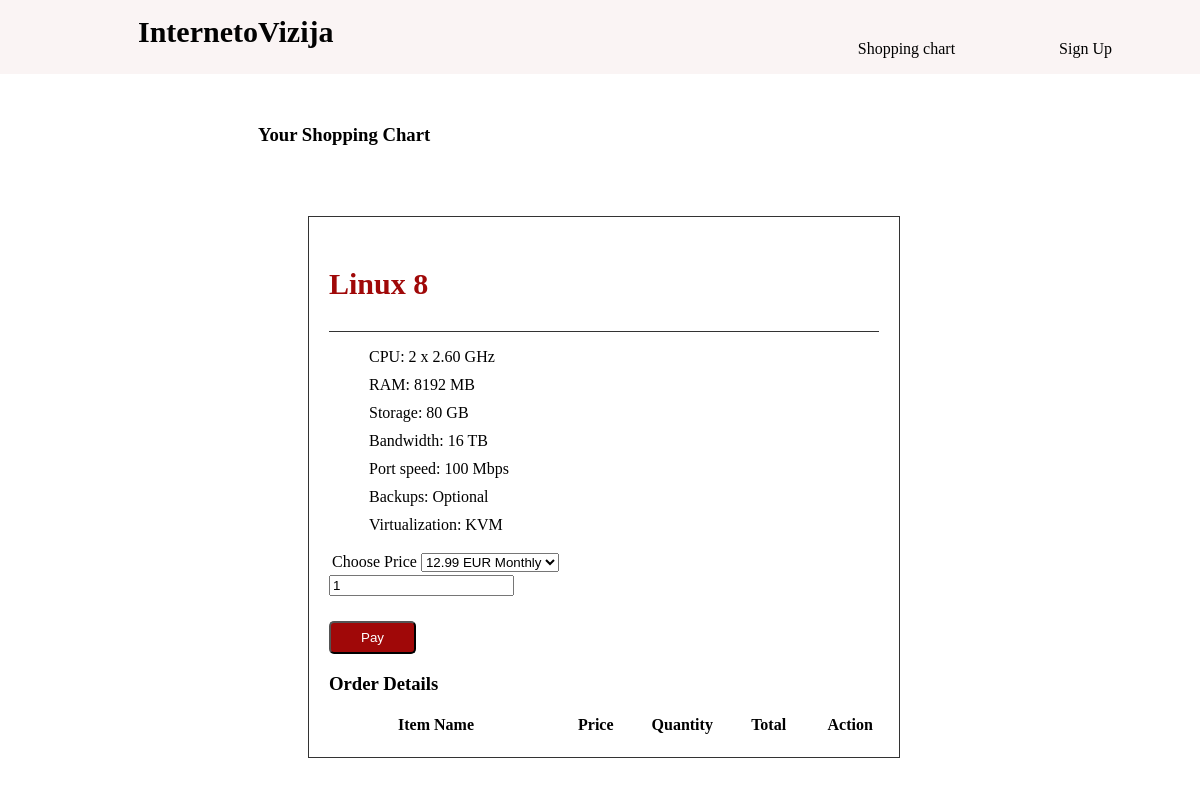
/buychart.php?pid=3, run on the app's committed database.
### tables this page shows
CREATE TABLE `product` (
  `id` int(25) NOT NULL,
  `categoryid` int(25) NOT NULL,
  `productname` varchar(255) NOT NULL,
  `fromproductprice` varchar(255) NOT NULL,
  `productdesceiption` text NOT NULL,
  `productprice` varchar(255) NOT NULL,
  `productprice1` varchar(255) NOT NULL,
  `productprice2` varchar(255) NOT NULL,
  `productprice3` varchar(255) NOT NULL,
  `productprice4` varchar(255) NOT NULL,
  `productdesceiption1` varchar(255) NOT NULL,
  `productdesceiption2` varchar(255) NOT NULL,
  `productdesceiption3` varchar(255) NOT NULL,
  `productdesceiption4` text NOT NULL,
  `productdesceiption5` varchar(255) NOT NULL,
  `productdesceiption6` varchar(255) NOT NULL,
  `productdesceiption7` varchar(255) NOT NULL,
  `addons` varchar(255) NOT NULL,
  `addons1` varchar(255) NOT NULL,
  `addons2` varchar(255) NOT NULL,
  `addons3` varchar(255) NOT NULL,
  `addons4` varchar(255) NOT NULL,
  `addons5` varchar(255) NOT NULL,
  `addons6` varchar(255) NOT NULL,
  `addons7` varchar(255) NOT NULL,
  `addprice` varchar(255) NOT NULL,
  `addprice1` varchar(255) NOT NULL,
  `addprice2` varchar(255) NOT NULL,
  `addprice3` varchar(255) NOT NULL,
  `addprice4` varchar(255) NOT NULL,
  `addprice5` varchar(255) NOT NULL
);

### buychart.php (the view, shortened to what this page needs)
<?php
include('common/conection.php');
?>
<!DOCTYPE html>
<html lang="en">
<head>
    <link rel="stylesheet" href="linux.css">
</head>
<body>
<?php include ('common/header.php') ?>
<div class="shopchart" >
<h3>Your Shopping Chart</h3>
</div>
    <?php
$id = $_GET['pid'];
$query = "select * from product where id=$id ";
$result = mysqli_query($connection , $query);
if(mysqli_num_rows($result) > 0){
    while($row = mysqli_fetch_array($result)){
?>
<form action="buychart.php?action=add&pid=<?php echo $row["id"]; ?>" method="post">
<div class="card">
    <div class="card-title">
    <h3><?php echo $row['productname'] ?></h3>
</div>
<div class="card-body">
<div class="aprasymas1">
    <ul>
<li><?php echo $row['productdesceiption'] ?></li>
<li><?php echo $row['productdesceiption1'] ?></li>
<li><?php echo $row['productdesceiption2'] ?></li>
<li><?php echo $row['productdesceiption3'] ?></li>
<li><?php echo $row['productdesceiption4'] ?></li>
<li><?php echo $row['productdesceiption5'] ?></li>
<li><?php echo $row['productdesceiption6'] ?></li>
</ul>
</div>
<table>
    <tr>
        <td>Choose Price</td>
<td>
        <select>
      <option><?php echo $row['productprice'] ?></option>
    </select>
    </td>
    </tr>
</table>
<input type="text" name="quantity" class="form-control" value="1"/>
<div class="continue" >
<input type="submit" name="add" class="in" value="Pay"/>
</div>
    </div>
</form>
        <?php
    }
}
?>
<h3>Order Details</h3>
<table>
    <tr>
        <th width="40%">Item Name</th>
        <th width="20%">Price</th>
        <th width="10%">Quantity</th>
        <th width="20%">Total</th>
        <th width="20%">Action</th>
    </tr>
</table>
</body>
</html>

### linux.css (style rules this page uses)
ul { list-style-type: none; }
.continue { padding-top: 25px; }
.in { border-radius: 5px; background-color: rgb(160, 8, 8); color: white; padding: 7px 30px 7px 30px; }
.aprasymas1 li { margin-top: 10px; text-decoration: dotted; }
.card { margin-top: 70px; display: flex; flex-direction: column; background-color: rgba(255, 255, 255, 0.8); border: 1px solid rgba(0, 0, 0, 0.8); width: 550px; margin-left: 300px; padding: 20px; }
.card-title { border-bottom: 1px solid rgba(0,0,0,0.8); }
.card-title h3 { font-size: 30px; color: rgb(160, 8, 8); }
.shopchart { margin-left: 250px; margin-top: 50px; }

### data on the page
product: productname "Linux 8", productdesceiption "CPU: 2 x 2.60 GHz", productdesceiption1 "RAM: 8192 MB", productdesceiption2 "Storage: 80 GB", productdesceiption3 "Bandwidth: 16 TB", productdesceiption4 "Port speed: 100 Mbps", productdesceiption5 "Backups: Optional", productdesceiption6 "Virtualization: KVM", productprice "12.99 EUR Monthly"
